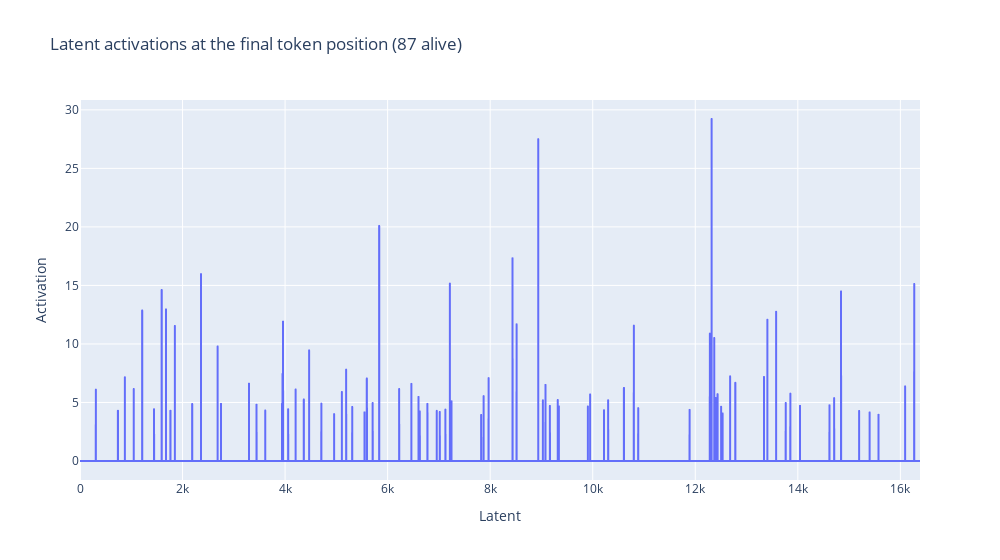

This figure's notebook cell:
### Markdown cell above
`run_with_cache_with_saes` makes it easy to explore which SAE latents are active across any input. We can also use this along with the argument `stop_at_layer` in our forward pass, because we don't need to compute any activations past the SAE layer.

Let's explore the active latents at the final token in our prompt. You should find that the first latent fires on the word "to".

### Code cell
import plotly.express as px

# Get top activations on final token
_, cache = model.run_with_cache_with_saes(
    prompt,
    saes=[sae],
    stop_at_layer=sae.cfg.hook_layer + 1,
)
sae_acts_post = cache[f"{sae.cfg.hook_name}.hook_sae_acts_post"][0, -1, :]

# Plot line chart of latent activations
px.line(
    sae_acts_post.cpu().numpy(),
    title=f"Latent activations at the final token position ({sae_acts_post.nonzero().numel()} alive)",
    labels={"index": "Latent", "value": "Activation"},
    width=1000,
).update_layout(showlegend=False).show()

# Print the top 5 latents, and inspect their dashboards
for act, ind in zip(*sae_acts_post.topk(3)):
    print(f"Latent {ind} had activation {act:.2f}")
    display_dashboard(latent_idx=ind)

### Figure 1 — Plotly figure (JSON) as saved in the notebook; plotly's stock layout.template omitted (floating-point values rounded to 4 significant figures; data arrays with more than 128 entries replaced by an {"elided": "..."} marker saying what was removed)
{"data": [{"hovertemplate": "variable=0<br>Latent=%{x}<br>Activation=%{y}<extra></extra>", "legendgroup": "0", "line": {"color": "#636efa", "dash": "solid"}, "marker": {"symbol": "circle"}, "mode": "lines", "name": "0", "showlegend": true, "type": "scattergl", "x": {"elided": "16384 int values"}, "xaxis": "x", "y": {"elided": "16384 float values"}, "yaxis": "y"}], "layout": {"legend": {"title": {"text": "variable"}, "tracegroupgap": 0}, "showlegend": false, "title": {"text": "Latent activations at the final token position (87 alive)"}, "width": 1000, "xaxis": {"anchor": "y", "domain": [0, 1], "title": {"text": "Latent"}}, "yaxis": {"anchor": "x", "domain": [0, 1], "title": {"text": "Activation"}}}}
